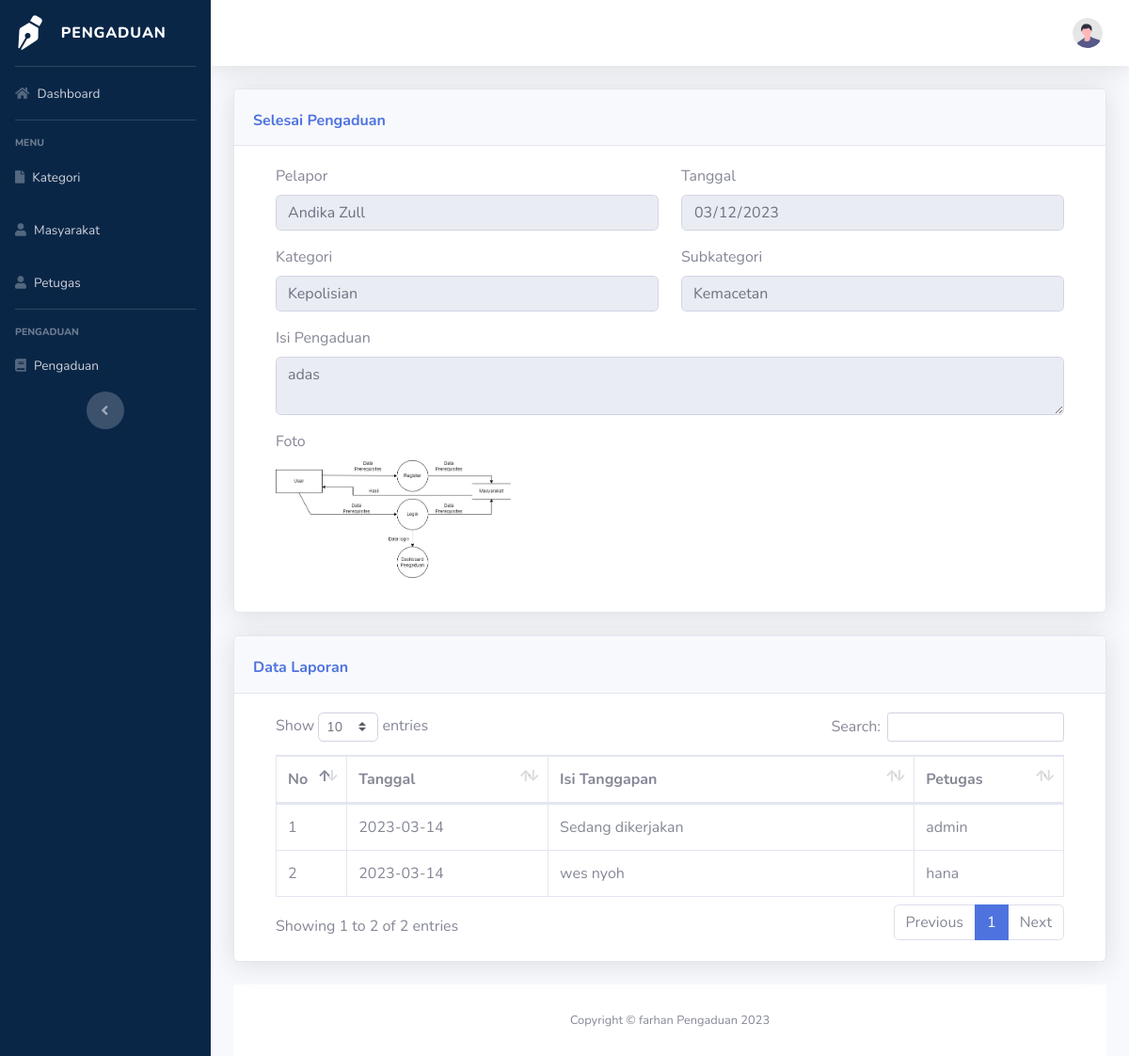
The app's page /C_farhan_petugas/selesai_petugas/11 with its own data.
### tables this page shows
CREATE TABLE `pengaduan` (
  `id_pengaduan` int(11) NOT NULL,
  `tgl_pengaduan` date NOT NULL,
  `id_subkategori` int(11) NOT NULL,
  `id_kategori` int(11) NOT NULL,
  `nik` varchar(16) NOT NULL,
  `isi_laporan` text NOT NULL,
  `foto` varchar(255) NOT NULL,
  `status` enum('0','proses','selesai') NOT NULL
);

CREATE TABLE `masyarakat` (
  `id` int(11) NOT NULL,
  `nik` varchar(16) NOT NULL,
  `nama_lengkap` varchar(35) NOT NULL,
  `username` varchar(25) NOT NULL,
  `password` varchar(128) NOT NULL,
  `telepon` varchar(13) NOT NULL,
  `is_active` enum('active','not_active') NOT NULL
);

CREATE TABLE `kategori` (
  `id_kategori` int(11) NOT NULL,
  `kategori` varchar(50) NOT NULL
);

CREATE TABLE `subkategori` (
  `id_subkategori` int(11) NOT NULL,
  `id_kategori` int(11) NOT NULL,
  `subkategori` varchar(225) NOT NULL
);

CREATE TABLE `tanggapan` (
  `id_tanggapan` int(11) NOT NULL,
  `id_pengaduan` int(11) NOT NULL,
  `tgl_tanggapan` date NOT NULL,
  `tanggapan` text NOT NULL,
  `id_petugas` int(11) NOT NULL
);

CREATE TABLE `petugas` (
  `id_petugas` int(11) NOT NULL,
  `nama_petugas` varchar(35) NOT NULL,
  `username` varchar(25) NOT NULL,
  `password` varchar(128) NOT NULL,
  `telpon` varchar(13) NOT NULL,
  `level` enum('admin','petugas') NOT NULL
);

### application/controllers/C_farhan_petugas.php (called while the page is built, shortened)
<?php
class C_farhan_petugas extends CI_Controller
{
    public function selesai_petugas($id)
    {
        $this->load->model('M_nabil_Admin');
        $data['masyarakat'] = $this->db->get_where('masyarakat', ['username' => $this->session->userdata('username')])->row_array();
        $data['petugas'] = $this->db->get_where('petugas', ['username' => $this->session->userdata('username')])->row_array();
        $data['p'] = $this->M_nabil_Admin->proses($id);
        $data['prosestanggapan'] = $this->M_nabil_Admin->prosesTanggapan($id);
        $data['title'] = 'Laporan Selesai';
        $this->load->view('template_petugas/header', $data);
        $this->load->view('template_petugas/sidebar', $data);
        $this->load->view('template_petugas/topbar', $data);
        $this->load->view('petugas/v_nabil_selesai', $data);
        $this->load->view('template_petugas/footer', $data);
    }
}

### index.php (called while the page is built, shortened)
<?php
require_once BASEPATH.'core/CodeIgniter.php';

### application/models/M_nabil_Admin.php (called while the page is built, shortened)
<?php
class M_nabil_Admin extends CI_Model
{
    function proses($id)
    {
        $this->db->select('*');
        $this->db->from('pengaduan');
        $this->db->join('masyarakat', 'masyarakat.nik=pengaduan.nik');
        $this->db->join('subkategori', 'subkategori.id_subkategori=pengaduan.id_subkategori');
        $this->db->join('kategori', 'kategori.id_kategori=subkategori.id_kategori');
        $this->db->where('id_pengaduan', $id);
        return $this->db->get()->row_array();
    }
    function prosesTanggapan($id)
    {
        $this->db->select('*');
        $this->db->from('tanggapan');
        $this->db->join('petugas', 'petugas.id_petugas=tanggapan.id_petugas');
        $this->db->where('id_pengaduan', $id);
        return $this->db->get()->result_array();
    }
}

### application/views/petugas/v_nabil_selesai.php (the view, shortened to what this page needs)
<div class="container-fluid">
    <div class="card shadow mb-4">
        <div class="card-header py-3">
            <div class="d-flex aling-item-center">
                <h6 class="m-0 font-weight-bold text-primary mt-2">Selesai Pengaduan</h6>
            </div>
        </div>
        <div class="card-body">
            <div class="container">
                <form method="post" action="<?= base_url('C_farhan_petugas/upload_tanggapan/') . $p['id_pengaduan'] ?>">
                    <fieldset disabled>
                        <div class="row">
                            <div class="mb-3 col-md-6">
                                <label for="exampleInputEmail1">Pelapor</label>
                                <input type="text" class="form-control" id="pelapor" value="<?= $p['nama_lengkap'] ?>">
                            </div>
                            <div class="mb-3 col-md-6">
                                <label for="exampleInputPassword1">Tanggal</label>
                                <input type="date" class="form-control" id="tgl_pengaduan" value="<?= $p['tgl_pengaduan'] ?>">
                            </div>
                            <div class="mb-3 col-md-6">
                                <label for="exampleInputEmail1">Kategori</label>
                                <input type="text" class="form-control" id="kategori" value="<?= $p['kategori'] ?>">
                            </div>
                            <div class="mb-3 col-md-6">
                                <label for="exampleInputEmail1">Subkategori</label>
                                <input type="text" class="form-control" id="sub_kategori" value="<?= $p['subkategori'] ?>">
                            </div>
                        </div>
                        <div class="mb-3">
                            <label for="exampleInputEmail1">Isi Pengaduan</label>
                            <textarea type="text" class="form-control" id="isi_laporan" value=""><?= $p['isi_laporan'] ?></textarea>
                        </div>
                    </fieldset>
                    <div class="mb-3">
                        <label for="exampleInputEmail1" class="form-label">Foto</label>
                        <div>
                            <img src="<?php echo base_url() . '/assets/img/upload/' . $p['foto']; ?>" alt="" style="width: 250px; border-radius: 5px;">
                        </div>
                    </div>
                </form>
            </div>
        </div>
    </div>
    <div class="card shadow mb-4">
        <div class="card-header py-3">
            <div class="d-flex aling-item-center">
                <h6 class="m-0 font-weight-bold text-primary mt-2">Data Laporan</h6>
            </div>
        </div>
        <div class="card-body">
            <div class="container">
                <table class="table table-bordered" id="dataTable" width="100%" cellspacing="0">
                    <thead>
                        <tr>
                            <th width='1%'>No</th>
                            <th width='10%'>Tanggal</th>
                            <th width='20%'>Isi Tanggapan</th>
                            <th width='5%'>Petugas</th>
                        </tr>
                    </thead>
                    <tbody>
                        <?php
                        $count = 0;
                        foreach ($prosestanggapan as $pt) :
                            $count = $count + 1;
                        ?>
                            <tr>
                                <td><?= $count ?></td>
                                <td><?= $pt['tgl_tanggapan'] ?></td>
                                <td><?= $pt['tanggapan'] ?></td>
                                <td><?= $pt['nama_petugas'] ?></td>
                            </tr>
                        <?php endforeach ?>
                    </tbody>
                </table>
            </div>
        </div>
    </div>
    <footer class="sticky-footer bg-white">
        <div class="container my-auto">
            <div class="copyright text-center my-auto">
                <span>Copyright &copy; farhan Pengaduan 2023</span>
            </div>
        </div>
    </footer>
</div>
</div>

### application/views/template_petugas/header.php (shortened to what this page needs)
<!DOCTYPE html>
<html lang="en">
<head>
    <link href="<?= base_url() ?>assets/vendor/fontawesome-free/css/all.min.css" rel="stylesheet" type="text/css">
    <link href="<?= base_url() ?>assets/css/sb-admin-2.min.css" rel="stylesheet">
    <link href="<?= base_url() ?>assets/vendor/datatables/dataTables.bootstrap4.min.css" rel="stylesheet">
</head>
<body id="page-top">
    <div id="wrapper">

### application/views/template_petugas/sidebar.php
<ul class="navbar-nav sidebar sidebar-dark accordion" id="accordionSidebar" style="background-color: #0A2647;">
    <a class="sidebar-brand d-flex align-items-center justify-content" href="<?= base_url('dashboard_petugas') ?>">
        <div class=" sidebar-brand-icon rotate-n-15">
            <i class="fa fa-pen-nib"></i>
        </div>
        <div class="sidebar-brand-text mx-3">Pengaduan</div>
    </a>
    <hr class="sidebar-divider my-0">
    <li class="nav-item">
        <a class="nav-link" href="<?= base_url('dashboard_petugas') ?>">
            <i class="fa fa-home"></i>
            <span>Dashboard</span></a>
    </li>
    <hr class="sidebar-divider">
    <div class="sidebar-heading">
        menu
    </div>
    <li class="nav-item">
        <a class="nav-link" href="<?= base_url('kategori_petugas') ?>">
            <i class="fa fa-file"></i>
            <span>Kategori</span></a>
    </li>
    <li class="nav-item">
        <a class="nav-link" href="<?= base_url('masyarakat_petugas') ?>">
            <i class="fa fa-user"></i>
            <span>Masyarakat</span></a>
    </li>
    <li class="nav-item">
        <a class="nav-link" href="<?= base_url('petugas_petugas') ?>">
            <i class="fa fa-user"></i>
            <span>Petugas</span></a>
    </li>
    <hr class="sidebar-divider">
    <div class="sidebar-heading">
        pengaduan
    </div>
    <li class="nav-item">
        <a class="nav-link" href="<?= base_url('riwayat_petugas') ?>">
            <i class="fa fa-book"></i>
            <span>Pengaduan</span></a>
    </li>
    <div class="text-center d-none d-md-inline">
        <button class="rounded-circle border-0" id="sidebarToggle"></button>
    </div>
</ul>

### application/views/template_petugas/topbar.php (shortened to what this page needs)
<div id="content-wrapper" class="d-flex flex-column">
    <div id="content">
        <nav class="navbar navbar-expand navbar-light bg-white topbar mb-4 static-top shadow">
            <ul class="navbar-nav ml-auto">
                <li class="nav-item dropdown no-arrow">
                    <a class="nav-link dropdown-toggle" href="#" id="userDropdown" role="button" data-toggle="dropdown" aria-haspopup="true" aria-expanded="false">
                        <img class="img-profile rounded-circle" src="<?= base_url('assets/img/undraw_profile.svg') ?>">
                    </a>
                </li>
            </ul>
        </nav>

### application/views/template_petugas/footer.php (shortened to what this page needs)
</body>
</html>

### records on screen
pengaduan: nama_lengkap "Andika Zull", tgl_pengaduan "03/12/2023", id_kategori.kategori "Kepolisian", id_subkategori.subkategori "Kemacetan", isi_laporan "adas", foto (picture)
tanggapan: tgl_tanggapan "2023-03-14", tanggapan "Sedang dikerjakan", id_petugas.nama_petugas "admin"
tanggapan: tgl_tanggapan "2023-03-14", tanggapan "wes nyoh", id_petugas.nama_petugas "hana"
